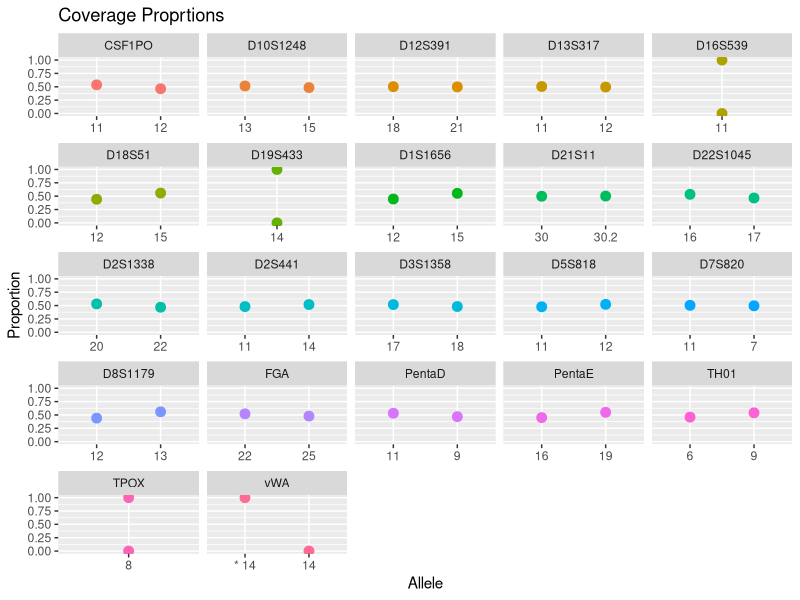

The R source for this figure:
str_dat <- read.csv(file="BracketNotation_A4-C-WA29594_S25_L001_R1_001.fastq.STRaitRazor_output.csv", header=TRUE, sep=",")

library(dplyr)
library(ggplot2)

tbl_df(str_dat)

str_dat2 <- slice(str_dat, 1:44)

str_dat2$Locus <- as.character(str_dat2$Locus)

str_dat2$Coverage.of.majority.peaks <- as.numeric(as.character(str_dat2$Coverage.of.majority.peaks))

str_dat2$Coverage.of.majority.peaks[is.na(str_dat2$Coverage.of.majority.peaks)] <- 0

str_dat2 <- str_dat2  %>%  group_by(Locus)  %>%  mutate(sum=sum(Coverage.of.majority.peaks))

ggplot(data=str_dat2, aes(x=Allele, y=((Coverage.of.majority.peaks)/(sum)), colour=Locus)) + 
  geom_point(position = "identity", size=3) + 
  guides(colour=FALSE) +
  ylab("Proportion") + 
  facet_wrap(~Locus, scales = 'free_x') + 
  ggtitle("Coverage Proprtions") 
